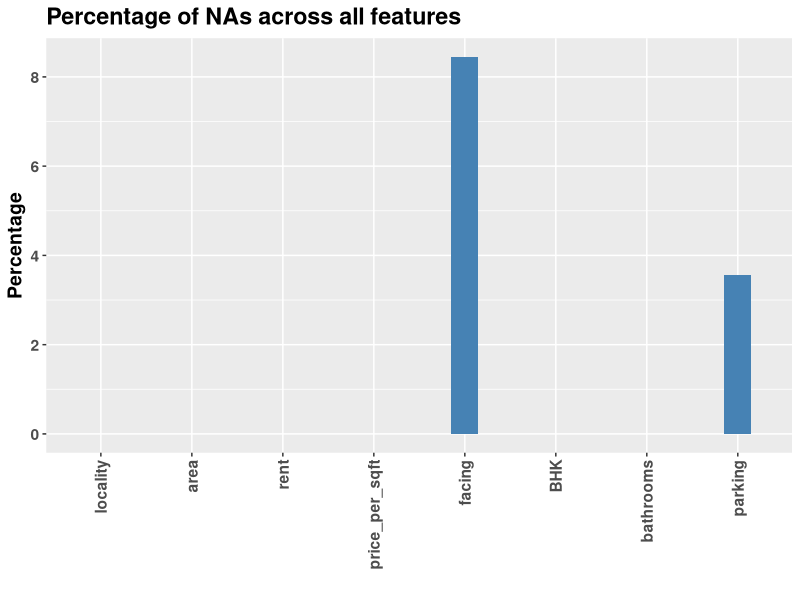
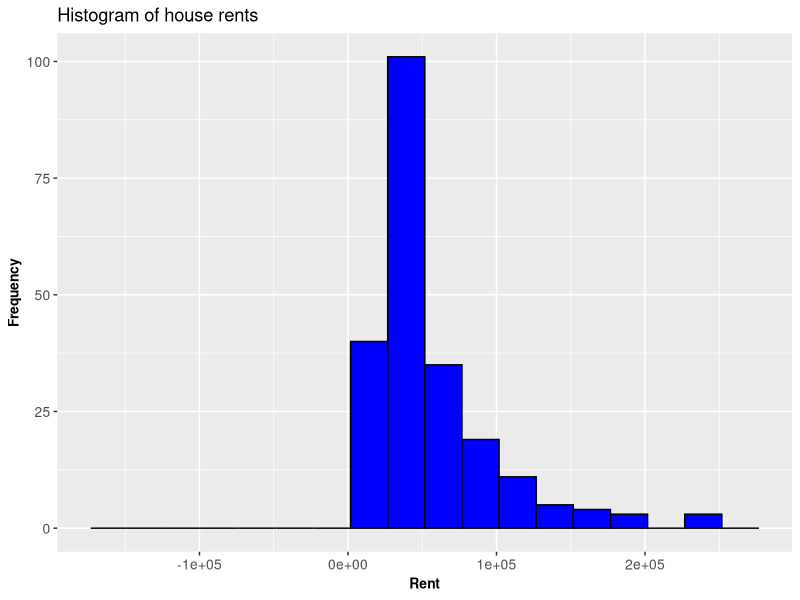
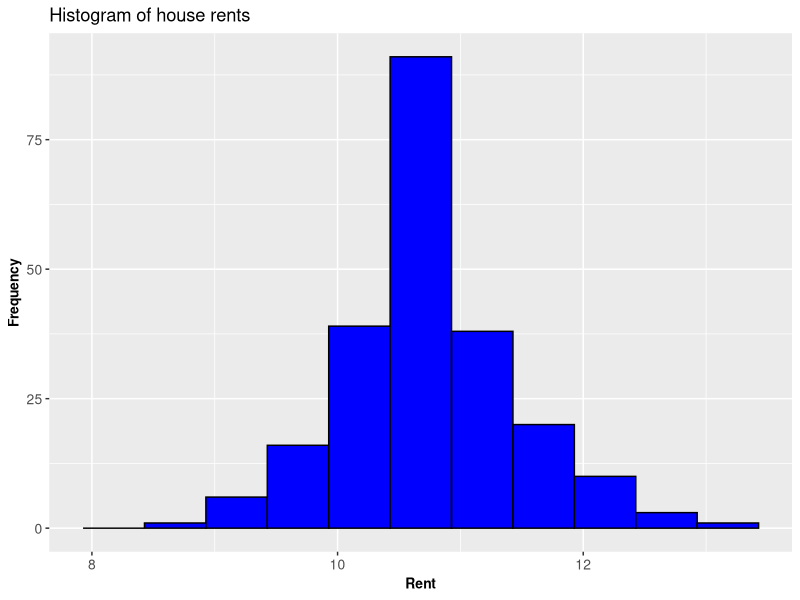

Here is the R script that generated these plots, in order:
## ---- chunk 1
# Load essential libraries
library(ggplot2)
library(dplyr)
library(car)
library(glmnet)
## ---- chunk 2
# Load the house price dataset
hData = read.csv('../Data/houseprices_cleaned.csv', header = TRUE, stringsAsFactors = FALSE, na.strings = c("", "NA", "Not available", "Not Available"))
str(hData)
## ---- chunk 3
# Convert 'locality', 'facing' and 'parking' columns to factors
categorical_cols = c('locality', 'facing', 'parking')
hData[categorical_cols] = lapply(hData[categorical_cols], as.factor)
str(hData)
## ---- chunk 4
# Continuous columns
continuous_cols = setdiff(colnames(hData), categorical_cols)
## ---- chunk 5
# Percentage of NAs in each column of the data frame
hData_NA = setNames(stack(sapply(hData, function(x){(sum(is.na(x))/length(x))*100}))[2:1], c('Feature','Value'))
p = ggplot(data = hData_NA, aes(x = Feature, y = Value)) +
  geom_bar(stat = 'identity', fill = 'steelblue', width = 0.3) +
  theme(text = element_text(size = 14, face = 'bold'),
  axis.text.x = element_text(angle = 90, hjust = 1, vjust = 0.5)) +
  xlab('') + ylab('Percentage') +
  ggtitle('Percentage of NAs across all features')
p
## ---- chunk 6
# Add NA as a factor level for categorical columns 
hData[categorical_cols] = lapply(hData[categorical_cols], addNA)
## ---- chunk 7
# Make a histogram of rent values
p = ggplot(data = hData) +
  geom_histogram(aes(x = rent, y = after_stat(count)), breaks = seq(mean(hData$rent)-4*sd(hData$rent), mean(hData$rent)+4*sd(hData$rent), by = 25000), color = 'black', fill = 'blue') +
  labs(x = 'Rent', y = 'Frequency')  +
   theme(axis.text = element_text(size = 8),
   axis.text.x = element_text(size = 10),
   axis.text.y = element_text(size = 10),
   axis.title = element_text(size = 10, face = "bold"))  +
  ggtitle('Histogram of house rents')
p
## ---- chunk 8
# Build a linear model to predict price per square feet as a function of rent
model = lm(data = hData, price_per_sqft ~ rent)
summary(model)
## ---- chunk 9
# Make a histogram of transformed rent values
hData['logrent'] = log(hData['rent'])
p = ggplot(data = hData) +
  geom_histogram(aes(x = logrent, y = after_stat(count)), breaks = seq(mean(hData$logrent)-4*sd(hData$logrent), mean(hData$logrent)+4*sd(hData$logrent), by = 0.5), color = 'black', fill = 'blue') +
  labs(x = 'Rent', y = 'Frequency')  +
   theme(axis.text = element_text(size = 8),
   axis.text.x = element_text(size = 10),
   axis.text.y = element_text(size = 10),
   axis.title = element_text(size = 10, face = "bold"))  +
  ggtitle('Histogram of house rents')
p
## ---- chunk 10
# Build a linear model to predict price per square feet as a function of logrent
model = lm(data = hData, price_per_sqft ~ logrent)
summary(model)
## ---- chunk 11
# Build a linear model to predict log of price per square feet as a function of logrent
hData['logprice_per_sqft'] = log(hData['price_per_sqft'])
model = lm(data = hData, logprice_per_sqft ~ logrent)
summary(model)
## ---- chunk 12
# Build a linear model to predict sqrt of price per square feet as a function of logrent
hData['sqrtprice_per_sqft'] = sqrt(hData['price_per_sqft'])
model = lm(data = hData, sqrtprice_per_sqft ~ logrent)
summary(model)
## ---- chunk 13
# Build a linear model to predict sqrt of price per sqft as a function of logrent and facing
model = lm(data = hData, sqrtprice_per_sqft ~ logrent + facing)
summary(model)
## ---- chunk 14
# Construct OLS solution obtained using theoretical formulation for predicting price per sqft as a function of continuous predictor logrent and categorical predictor facing
# Response values
y = ?
# Design matrix
X = ?
# Solve for the coefficient estimates
betahat = ?
print(betahat)
## ---- chunk 15
# Some properties of the residual vector
# Build model for predicting price per sqft as a function of continuous predictor logrent and categorical predictor facing
model = ?

# Sum of residuals

# Sample mean of the true response value

# Sample mean of the fitted response values


# Residuals are positively correlated with the true response values

# Residuals are uncorrelated with the predicted response values
## ---- chunk 16
# Build a linear model to predict sqrt of price per sqft as a function of area and logrent
model = lm(data = hData, sqrtprice_per_sqft ~ area + logrent)
summary(model)
## ---- chunk 17
# Build a linear model to predict sqrt of price per sqft as a function of logarea and logrent
hData['logarea'] = log(hData['area'])
model = lm(data = hData, sqrtprice_per_sqft ~ logarea + logrent)
summary(model)
## ---- chunk 18
# Build a linear model to predict sqrt of price per sqft as a function of logarea, logrent, and parking
model = lm(data = hData, sqrtprice_per_sqft ~ logarea + logrent + parking)
summary(model)
## ---- chunk 19
# Build a linear model to predict price per sqft as a function of area, rent, and parking
model = lm(data = hData, price_per_sqft ~ area + rent + parking)
summary(model)
